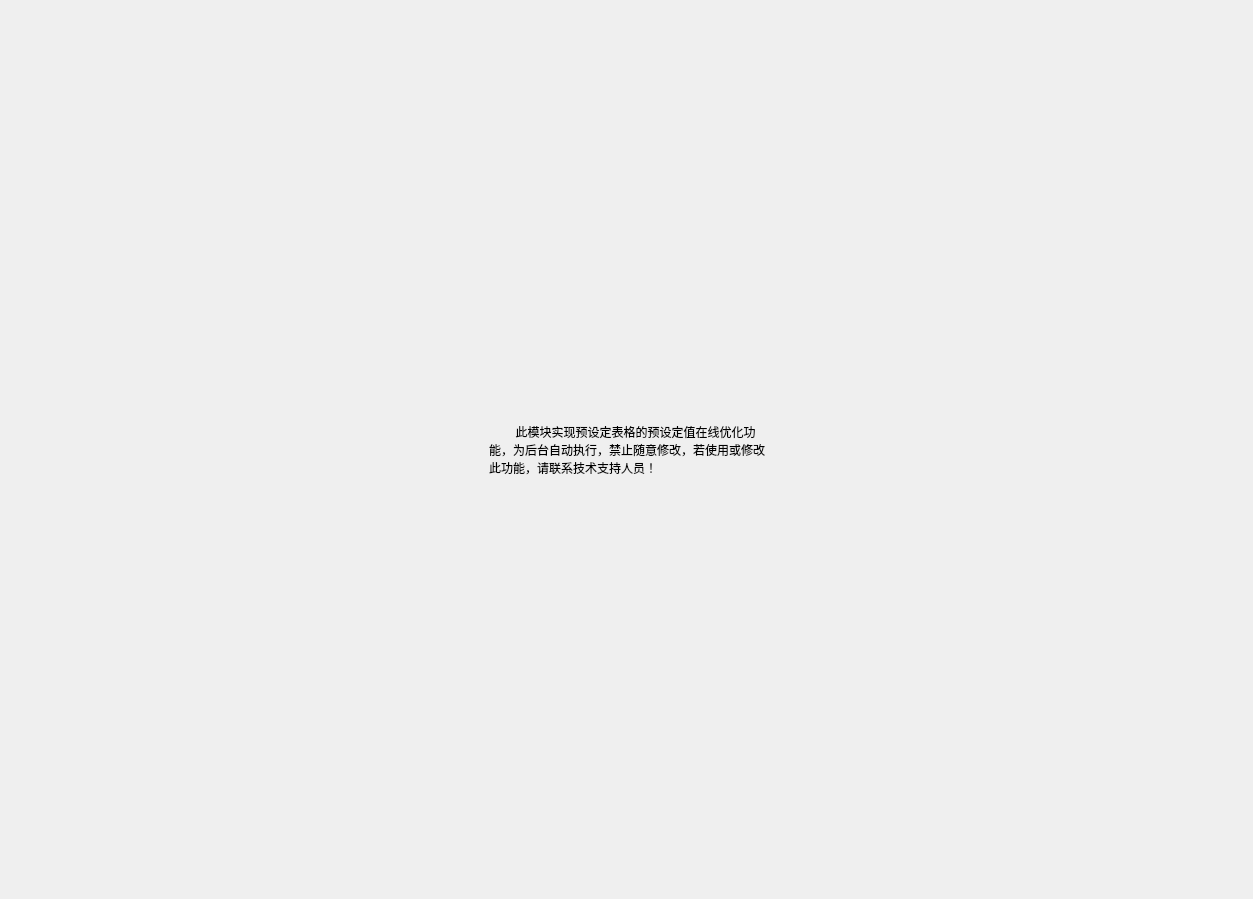
<?xml version="1.0" encoding="UTF-8"?>
<ui version="4.0">
 <class>Instruction</class>
 <widget class="QWidget" name="Instruction">
  <property name="geometry">
   <rect>
    <x>0</x>
    <y>0</y>
    <width>1253</width>
    <height>899</height>
   </rect>
  </property>
  <property name="windowTitle">
   <string>Form</string>
  </property>
  <layout class="QHBoxLayout" name="horizontalLayout">
   <item>
    <spacer name="horizontalSpacer">
     <property name="orientation">
      <enum>Qt::Horizontal</enum>
     </property>
     <property name="sizeHint" stdset="0">
      <size>
       <width>40</width>
       <height>20</height>
      </size>
     </property>
    </spacer>
   </item>
   <item>
    <widget class="LargeTitleLabel" name="LargeTitleLabel">
     <property name="text">
      <string>        此模块实现预设定表格的预设定值在线优化功能，为后台自动执行，禁止随意修改，若使用或修改此功能，请联系技术支持人员！</string>
     </property>
     <property name="wordWrap">
      <bool>true</bool>
     </property>
    </widget>
   </item>
   <item>
    <spacer name="horizontalSpacer_2">
     <property name="orientation">
      <enum>Qt::Horizontal</enum>
     </property>
     <property name="sizeHint" stdset="0">
      <size>
       <width>40</width>
       <height>20</height>
      </size>
     </property>
    </spacer>
   </item>
  </layout>
 </widget>
 <customwidgets>
  <customwidget>
   <class>LargeTitleLabel</class>
   <extends>QLabel</extends>
   <header>qfluentwidgets</header>
  </customwidget>
 </customwidgets>
 <resources>
  <include location="res.qrc"/>
 </resources>
 <connections/>
</ui>
